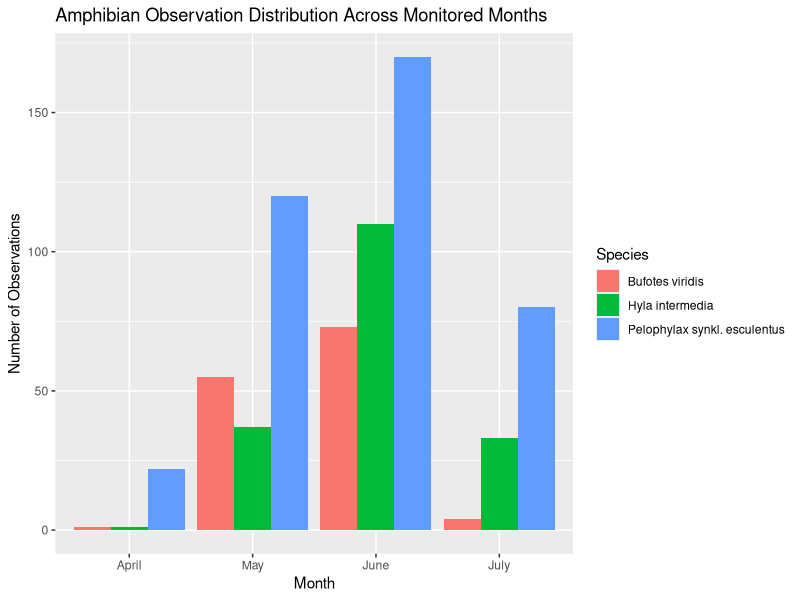

R code for this plot:
# Loading Data and Packages

library("tidyverse")
library("ggplot2")
raw_data <- read_csv("occurencedata.csv")

# Visualizing the Raw Data

sum(duplicated(raw_data))
unique(raw_data$spp)
unique(raw_data$month)
unique(raw_data$year)
colSums(is.na(raw_data))

# Cleaning Time and Date Data

clean_data <- raw_data %>%
  mutate(date=as.Date(date, format="%d/%m/%Y")) %>%
  mutate(time=as.character(time)) %>%
  mutate(time = str_replace(time, "\\.", ":")) %>%
  mutate(time=ifelse(
    str_count(time, ":") == 1,
    str_c(time, ":00"),
    time
  )) %>%
  mutate(month = as.numeric(format(date, "%m"))) %>%
  filter(!is.na(time))

# Adding Month Names

clean_data <- clean_data %>%
  mutate(month_name=ifelse(month==4, "April",
                           ifelse(month==5, "May",
                                  ifelse(month==6, "June",
                                         ifelse(month==7, "July", NA)))))

# Cleaning Location Data

clean_data <- clean_data %>%
  filter(lat >= 40 & lat <= 50) %>%
  filter(lon >= 8 & lon <= 10)

# note: got rid of two rows where lat was 4.52

# Formatting Species Names

clean_data <- clean_data %>%
  mutate(spp=ifelse(spp=="Pelesc", "Pelophylax synkl. esculentus",
                ifelse(spp=="Hylint", "Hyla intermedia",
                       ifelse(spp=="Bufvir", "Bufotes viridis", spp))))

# Final Review of Clean Data

summary(clean_data)
unique(clean_data$time)
unique(clean_data$month)
unique(clean_data$month_name)
unique(clean_data$year)
unique(clean_data$spp)
sum(duplicated(clean_data))
colSums(is.na(clean_data))

# Exporting Clean CSV

write_csv(clean_data, "occurencedata_clean.csv")

# Creating Monthly Occurences Graph

clean_data$month_name <- factor(
  clean_data$month_name,
  levels=c("April", "May", "June", "July")
  )

ggplot(clean_data, aes(x=month_name, fill=spp)) + geom_bar(position="dodge") + 
  labs(title="Amphibian Observation Distribution Across Monitored Months",
       x="Month",
       y="Number of Observations",
       fill="Species")
